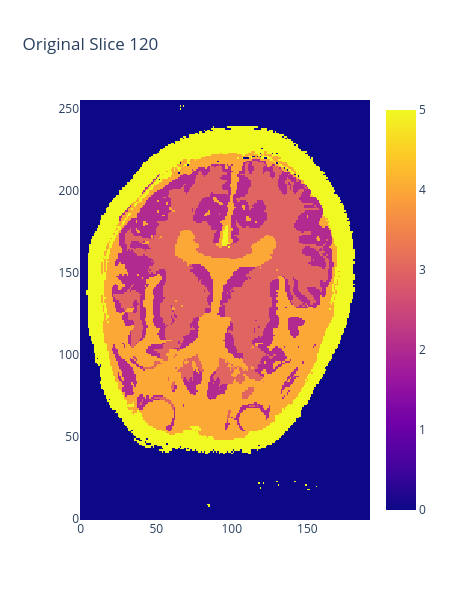
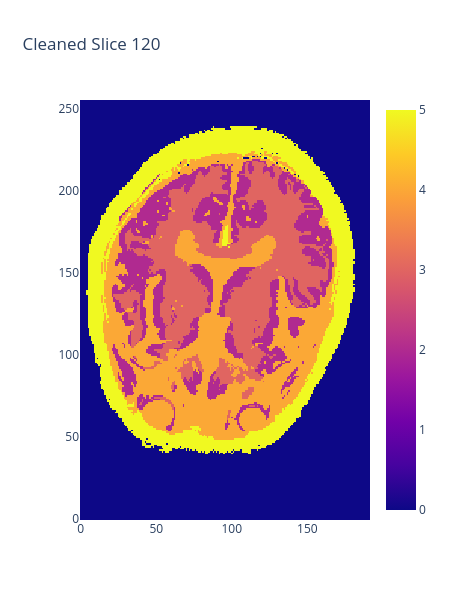
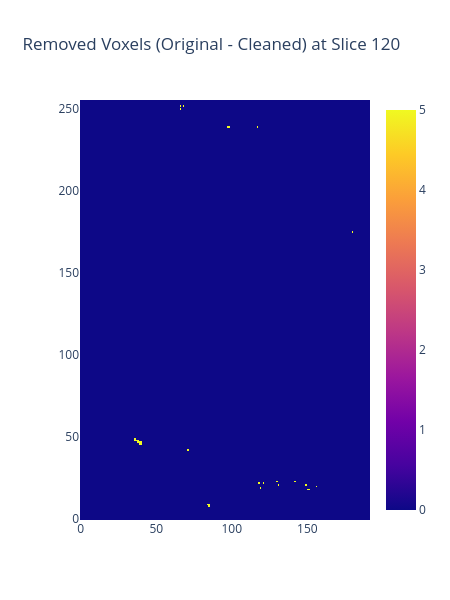

These figures' notebook cell, in order:
### Code cell
# Apply slice-wise on the sagittal axis (or any axis)
threshold_area = 20
label_map_ras_clean = np.zeros_like(label_map_ras)

for i in range(label_map_ras.shape[0]):  # Iterate over sagittal slices (X-axis)
    label_map_ras_clean[i, :, :] = remove_small_clusters(label_map_ras[i, :, :], threshold_area=threshold_area)
    
# Plot original image
z = 120
plotImage(label_map_ras[:, :, z], title=f'Original Slice {z}')
plotImage(label_map_ras_clean[:, :, z], title=f'Cleaned Slice {z}')
removed = (label_map_ras - label_map_ras_clean).clip(min=0)
plotImage(removed[:, :, z], title=f'Removed Voxels (Original - Cleaned) at Slice {z}')

### Figure 1 — Plotly figure (JSON) as saved in the notebook; plotly's stock layout.template omitted (floating-point values rounded to 4 significant figures; data arrays with more than 128 entries replaced by an {"elided": "..."} marker saying what was removed)
{"data": [{"type": "heatmap", "x": {"elided": "192 int values"}, "y": {"elided": "256 int values"}, "z": {"elided": "256x192 int values"}}], "layout": {"autosize": true, "height": 600, "title": {"text": "Original Slice 120"}, "width": 450}}

### Figure 2 — Plotly figure (JSON) as saved in the notebook; plotly's stock layout.template omitted (floating-point values rounded to 4 significant figures; data arrays with more than 128 entries replaced by an {"elided": "..."} marker saying what was removed)
{"data": [{"type": "heatmap", "x": {"elided": "192 int values"}, "y": {"elided": "256 int values"}, "z": {"elided": "256x192 int values"}}], "layout": {"autosize": true, "height": 600, "title": {"text": "Cleaned Slice 120"}, "width": 450}}

### Figure 3 — Plotly figure (JSON) as saved in the notebook; plotly's stock layout.template omitted (floating-point values rounded to 4 significant figures; data arrays with more than 128 entries replaced by an {"elided": "..."} marker saying what was removed)
{"data": [{"type": "heatmap", "x": {"elided": "192 int values"}, "y": {"elided": "256 int values"}, "z": {"elided": "256x192 int values"}}], "layout": {"autosize": true, "height": 600, "title": {"text": "Removed Voxels (Original - Cleaned) at Slice 120"}, "width": 450}}
